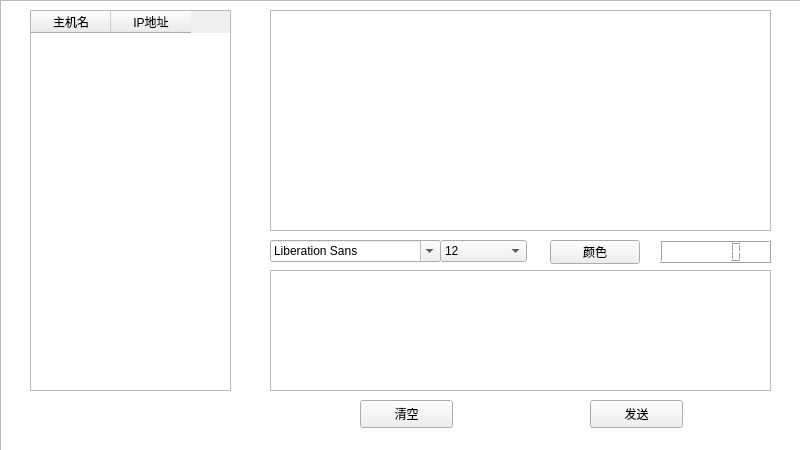
<?xml version="1.0" encoding="UTF-8"?>
<ui version="4.0">
 <class>Widget</class>
 <widget class="QWidget" name="Widget">
  <property name="geometry">
   <rect>
    <x>0</x>
    <y>0</y>
    <width>800</width>
    <height>450</height>
   </rect>
  </property>
  <property name="maximumSize">
   <size>
    <width>800</width>
    <height>450</height>
   </size>
  </property>
  <property name="windowTitle">
   <string>局域网聊天@Ginray</string>
  </property>
  <property name="autoFillBackground">
   <bool>true</bool>
  </property>
  <widget class="QTextEdit" name="messageTextEdit">
   <property name="enabled">
    <bool>true</bool>
   </property>
   <property name="geometry">
    <rect>
     <x>270</x>
     <y>270</y>
     <width>501</width>
     <height>121</height>
    </rect>
   </property>
   <property name="autoFillBackground">
    <bool>false</bool>
   </property>
   <property name="styleSheet">
    <string notr="true"/>
   </property>
  </widget>
  <widget class="QTextBrowser" name="messageBrowser">
   <property name="geometry">
    <rect>
     <x>270</x>
     <y>10</y>
     <width>501</width>
     <height>221</height>
    </rect>
   </property>
   <property name="styleSheet">
    <string notr="true"/>
   </property>
  </widget>
  <widget class="QTableWidget" name="userTableWidget">
   <property name="geometry">
    <rect>
     <x>30</x>
     <y>10</y>
     <width>201</width>
     <height>381</height>
    </rect>
   </property>
   <property name="sizePolicy">
    <sizepolicy hsizetype="Expanding" vsizetype="Expanding">
     <horstretch>2</horstretch>
     <verstretch>0</verstretch>
    </sizepolicy>
   </property>
   <property name="minimumSize">
    <size>
     <width>0</width>
     <height>0</height>
    </size>
   </property>
   <property name="baseSize">
    <size>
     <width>0</width>
     <height>0</height>
    </size>
   </property>
   <property name="font">
    <font>
     <kerning>true</kerning>
    </font>
   </property>
   <property name="autoFillBackground">
    <bool>true</bool>
   </property>
   <property name="styleSheet">
    <string notr="true"/>
   </property>
   <property name="autoScrollMargin">
    <number>16</number>
   </property>
   <property name="selectionMode">
    <enum>QAbstractItemView::SingleSelection</enum>
   </property>
   <property name="selectionBehavior">
    <enum>QAbstractItemView::SelectRows</enum>
   </property>
   <property name="showGrid">
    <bool>false</bool>
   </property>
   <attribute name="horizontalHeaderDefaultSectionSize">
    <number>80</number>
   </attribute>
   <column>
    <property name="text">
     <string>主机名</string>
    </property>
   </column>
   <column>
    <property name="text">
     <string>IP地址</string>
    </property>
   </column>
  </widget>
  <widget class="QPushButton" name="sendButton">
   <property name="geometry">
    <rect>
     <x>590</x>
     <y>400</y>
     <width>93</width>
     <height>28</height>
    </rect>
   </property>
   <property name="styleSheet">
    <string notr="true">font: 13pt &quot;隶书&quot;;</string>
   </property>
   <property name="text">
    <string>发送</string>
   </property>
  </widget>
  <widget class="QTextEdit" name="textEdit">
   <property name="geometry">
    <rect>
     <x>0</x>
     <y>0</y>
     <width>801</width>
     <height>451</height>
    </rect>
   </property>
   <property name="autoFillBackground">
    <bool>true</bool>
   </property>
   <property name="styleSheet">
    <string notr="true">border-image: url(:/new/0.jpg);</string>
   </property>
  </widget>
  <widget class="QPushButton" name="clearButton">
   <property name="geometry">
    <rect>
     <x>360</x>
     <y>400</y>
     <width>93</width>
     <height>28</height>
    </rect>
   </property>
   <property name="styleSheet">
    <string notr="true">font: 13pt &quot;隶书&quot;;</string>
   </property>
   <property name="text">
    <string>清空</string>
   </property>
  </widget>
  <widget class="QFontComboBox" name="fontComboBox">
   <property name="geometry">
    <rect>
     <x>270</x>
     <y>240</y>
     <width>171</width>
     <height>22</height>
    </rect>
   </property>
  </widget>
  <widget class="QComboBox" name="sizeComboBox">
   <property name="enabled">
    <bool>true</bool>
   </property>
   <property name="geometry">
    <rect>
     <x>440</x>
     <y>240</y>
     <width>87</width>
     <height>22</height>
    </rect>
   </property>
   <property name="styleSheet">
    <string notr="true"/>
   </property>
   <item>
    <property name="text">
     <string>12</string>
    </property>
   </item>
   <item>
    <property name="text">
     <string>13</string>
    </property>
   </item>
   <item>
    <property name="text">
     <string>14</string>
    </property>
   </item>
   <item>
    <property name="text">
     <string>15</string>
    </property>
   </item>
   <item>
    <property name="text">
     <string>16</string>
    </property>
   </item>
   <item>
    <property name="text">
     <string>17</string>
    </property>
   </item>
   <item>
    <property name="text">
     <string>18</string>
    </property>
   </item>
   <item>
    <property name="text">
     <string>19</string>
    </property>
   </item>
   <item>
    <property name="text">
     <string>20</string>
    </property>
   </item>
   <item>
    <property name="text">
     <string>21</string>
    </property>
   </item>
   <item>
    <property name="text">
     <string>22</string>
    </property>
   </item>
   <item>
    <property name="text">
     <string>23</string>
    </property>
   </item>
   <item>
    <property name="text">
     <string>24</string>
    </property>
   </item>
   <item>
    <property name="text">
     <string>25</string>
    </property>
   </item>
   <item>
    <property name="text">
     <string>26</string>
    </property>
   </item>
   <item>
    <property name="text">
     <string>27</string>
    </property>
   </item>
   <item>
    <property name="text">
     <string>28</string>
    </property>
   </item>
   <item>
    <property name="text">
     <string>29</string>
    </property>
   </item>
   <item>
    <property name="text">
     <string>30</string>
    </property>
   </item>
   <item>
    <property name="text">
     <string/>
    </property>
   </item>
  </widget>
  <widget class="QPushButton" name="colorToolBtn">
   <property name="geometry">
    <rect>
     <x>550</x>
     <y>240</y>
     <width>90</width>
     <height>24</height>
    </rect>
   </property>
   <property name="styleSheet">
    <string notr="true"/>
   </property>
   <property name="text">
    <string>颜色</string>
   </property>
   <property name="flat">
    <bool>false</bool>
   </property>
  </widget>
  <widget class="QLCDNumber" name="lcdNumber">
   <property name="geometry">
    <rect>
     <x>660</x>
     <y>240</y>
     <width>111</width>
     <height>23</height>
    </rect>
   </property>
  </widget>
  <zorder>textEdit</zorder>
  <zorder>messageTextEdit</zorder>
  <zorder>messageBrowser</zorder>
  <zorder>userTableWidget</zorder>
  <zorder>sendButton</zorder>
  <zorder>clearButton</zorder>
  <zorder>fontComboBox</zorder>
  <zorder>sizeComboBox</zorder>
  <zorder>colorToolBtn</zorder>
  <zorder>lcdNumber</zorder>
 </widget>
 <layoutdefault spacing="6" margin="11"/>
 <resources/>
 <connections/>
</ui>
